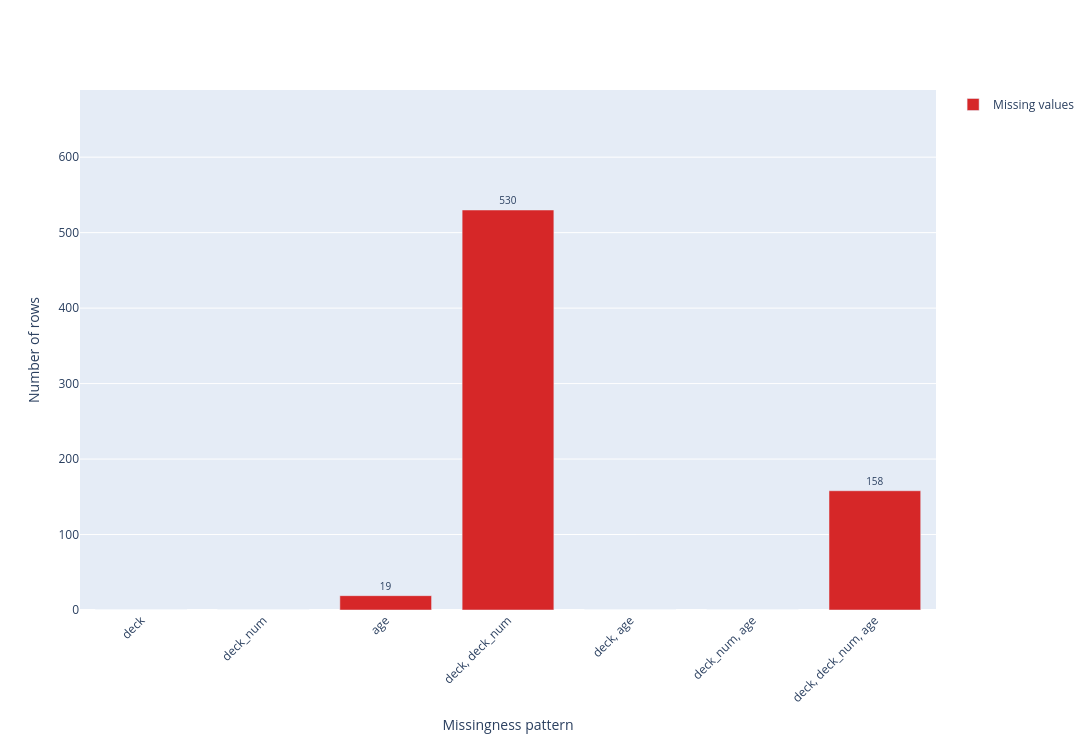

Notebook source saved alongside this figure:
### Code cell
df.pattern_barchart().show()

### Figure 1 — Plotly figure (JSON) as saved in the notebook; plotly's stock layout.template omitted (floating-point values rounded to 4 significant figures)
{"data": [{"cliponaxis": false, "customdata": [[0, 0, "deck"], [0, 0, "deck_num"], [2.132, 19, "age"], [59.48, 530, "deck, deck_num"], [0, 0, "deck, age"], [0, 0, "deck_num, age"], [17.73, 158, "deck, deck_num, age"]], "hovertemplate": "<b>Missing columns</b>: %{customdata[2]}<br><b>Rows</b>: %{customdata[1]}<br><b>Percent</b>: %{customdata[0]:.1f}%<extra></extra>", "marker": {"color": "#d62728"}, "name": "Missing values", "text": ["", "", "19", "530", "", "", "158"], "textangle": 0, "textfont": {"size": 10}, "textposition": "outside", "type": "bar", "x": ["deck", "deck_num", "age", "deck, deck_num", "deck, age", "deck_num, age", "deck, deck_num, age"], "y": [0, 0, 19, 530, 0, 0, 158]}], "layout": {"bargap": 0.25, "font": {}, "height": 750, "legend": {"title": {}}, "margin": {"b": 140, "t": 90}, "showlegend": true, "title": {}, "uniformtext": {"minsize": 8, "mode": "hide"}, "width": 1500, "xaxis": {"tickangle": -45, "title": {"text": "Missingness pattern"}}, "yaxis": {"automargin": true, "range": [0, 689], "rangemode": "tozero", "title": {"text": "Number of rows"}}}}
